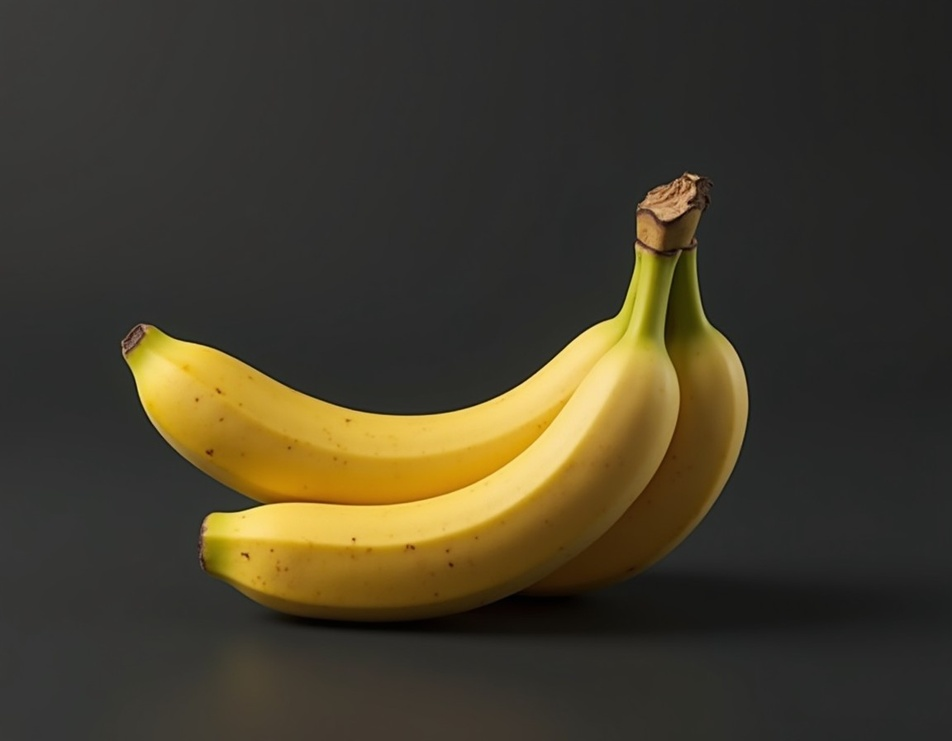
#> input picture platano.jpg, 952 x 741 px, shrunk from 1152 x 896 before the run, found by its file name
$ jupyter execute PDI_TraslacionRotacionImagen.ipynb
#> lines starting #> are read from the running program, lines starting #| are printed output that depends on the picture
<a href="https://colab.research.google.com/github/dilp90/PDI/blob/main/PDI_TraslacionRotacionImagen.ipynb" target="_parent"></a>

# **Transformación geométrica: Traslación y rotación de una imagen**

[cell 1]
import cv2
import numpy as np
import matplotlib.pyplot as plt

[cell 2]
# Cargar la imagen en escala de grises
imagen = cv2.imread("/content/platano.jpg", cv2.IMREAD_GRAYSCALE)
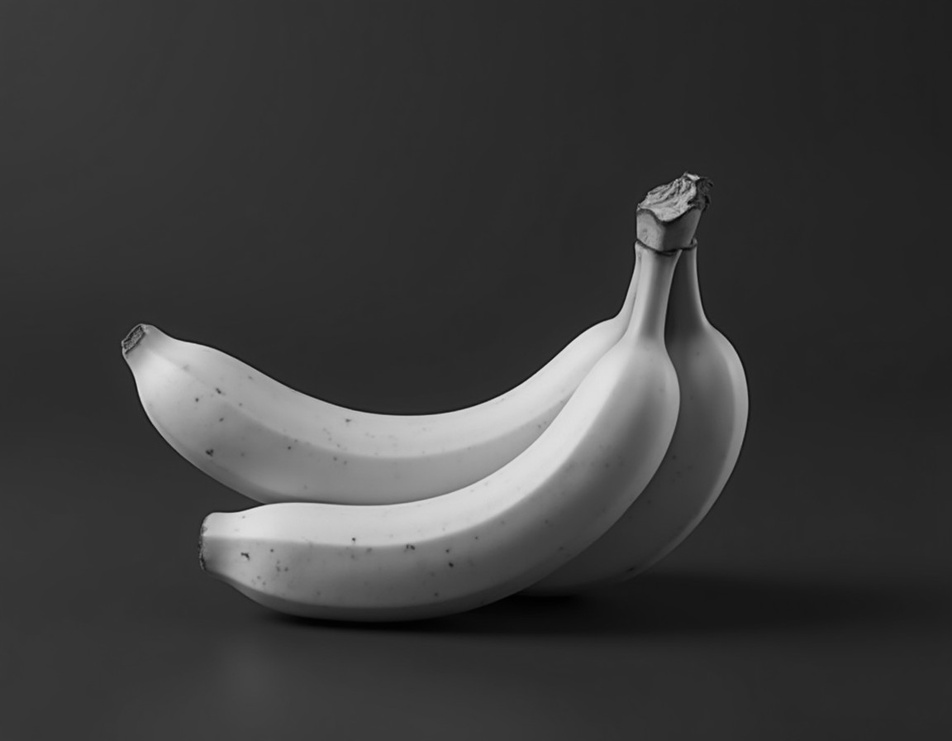
#> imagen: shape (741, 952); min 0, max 227, mean 60.3

# Dimensiones de la imagen
alto, ancho = imagen.shape
#> alto = 741; ancho = 952

[cell 3]
# Definir traslación (50 píxeles en X, 30 píxeles en Y)
tx, ty = 50, 30
M_translacion = np.float32([[1, 0, tx], [0, 1, ty]])

# Aplicar traslación
imagen_trasladada = cv2.warpAffine(imagen, M_translacion, (ancho, alto))
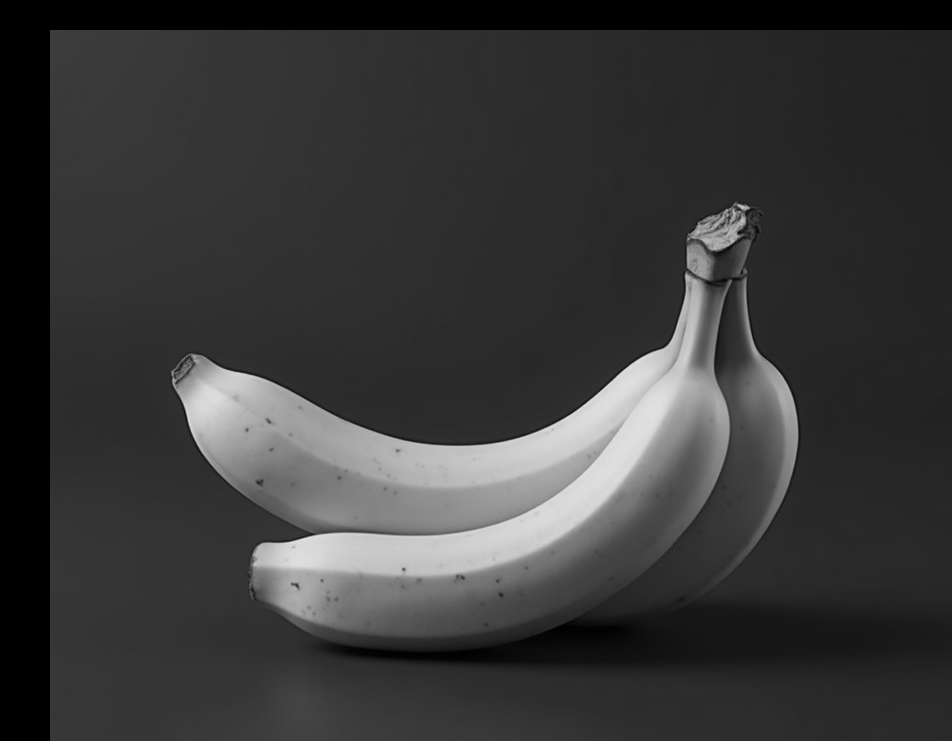
#> imagen_trasladada: shape (741, 952); min 0, max 227, mean 56.4

[cell 4]
# Definir rotación (30° alrededor del centro de la imagen)
angulo = 30
centro = (ancho // 2, alto // 2)  # Centro de la imagen
#> centro = (476, 370)
escala = 1.0  # Sin cambios en el tamaño

M_rotacion = cv2.getRotationMatrix2D(centro, angulo, escala)

# Aplicar rotación sobre la imagen trasladada
imagen_final = cv2.warpAffine(imagen_trasladada, M_rotacion, (ancho, alto))
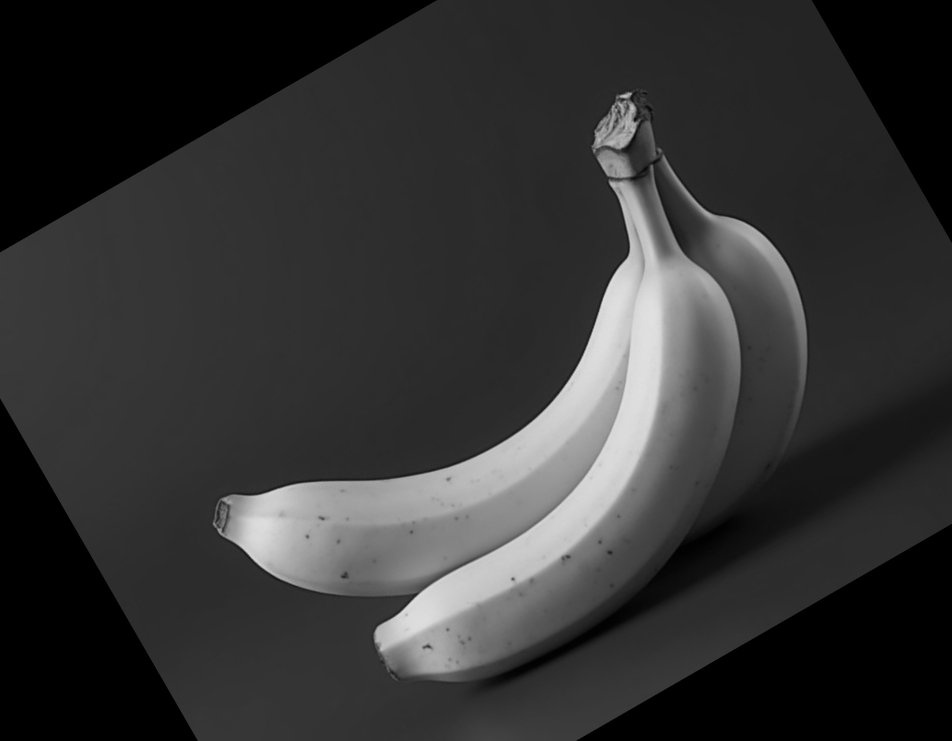
#> imagen_final: shape (741, 952); min 0, max 226, mean 51.2

[cell 5]
# Mostrar imágenes
plt.figure(figsize=(10, 5))
plt.subplot(1, 3, 1)
plt.imshow(imagen, cmap="gray")
plt.title("Imagen Original")
plt.axis("off")

plt.subplot(1, 3, 2)
plt.imshow(imagen_trasladada, cmap="gray")
plt.title("Imagen Trasladada")
plt.axis("off")

plt.subplot(1, 3, 3)
plt.imshow(imagen_final, cmap="gray")
plt.title("Imagen Trasladada + Rotada")
plt.axis("off")

plt.show()
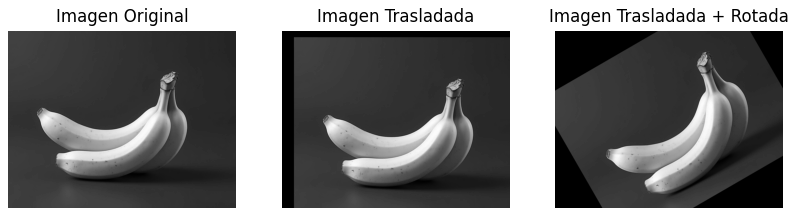
#> figure drawn by matplotlib, 3 panels
